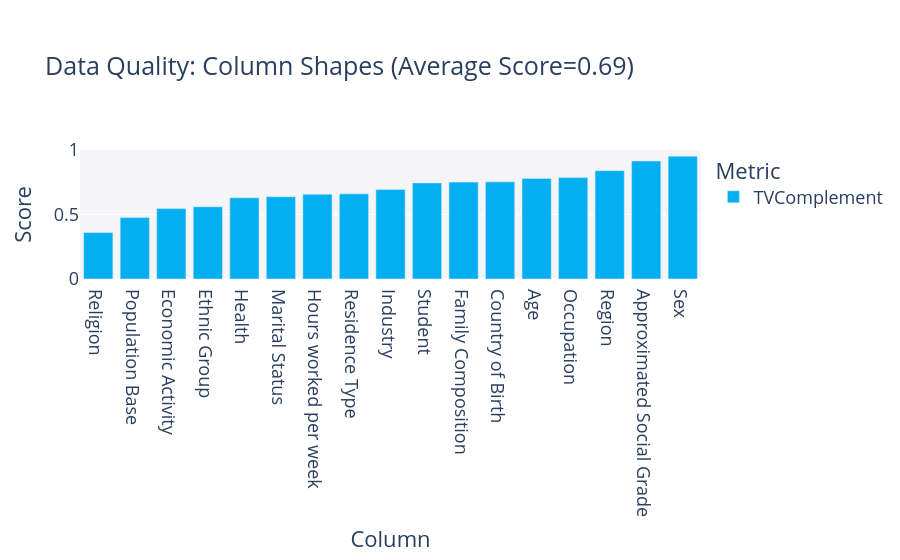

The cell this chart's notebook holds for it:
### Markdown cell above
## Statistical similarity evaluation

### Code cell
metadata = convert_metadata_to_sdm_format(full_ds.description.schema)
quality_report = QualityReport()
quality_report.generate(train_ds.data, synth_data.data, metadata)
fig = quality_report.get_visualization(property_name='Column Shapes')
fig.show()

results_exp['Column Pair Trends'] = quality_report.get_details('Column Pair Trends').mean()['Score']
results_exp['Column Shapes'] = quality_report.get_details('Column Shapes').mean()['Score']

### Figure 1 — Plotly figure (JSON) as saved in the notebook; plotly's stock layout.template omitted (floating-point values rounded to 4 significant figures)
{"data": [{"alignmentgroup": "True", "customdata": [["TVComplement"], ["TVComplement"], ["TVComplement"], ["TVComplement"], ["TVComplement"], ["TVComplement"], ["TVComplement"], ["TVComplement"], ["TVComplement"], ["TVComplement"], ["TVComplement"], ["TVComplement"], ["TVComplement"], ["TVComplement"], ["TVComplement"], ["TVComplement"], ["TVComplement"]], "hovertemplate": "<b>%{hovertext}</b><br><br>Metric=%{customdata[0]}<br>Score=%{y}<extra></extra>", "hovertext": ["Region", "Residence Type", "Family Composition", "Population Base", "Sex", "Age", "Marital Status", "Student", "Country of Birth", "Health", "Ethnic Group", "Religion", "Economic Activity", "Occupation", "Industry", "Hours worked per week", "Approximated Social Grade"], "legendgroup": "TVComplement", "marker": {"color": "#03AFF1", "pattern": {"shape": ""}}, "name": "TVComplement", "offsetgroup": "TVComplement", "orientation": "v", "showlegend": true, "textposition": "auto", "type": "bar", "x": ["Region", "Residence Type", "Family Composition", "Population Base", "Sex", "Age", "Marital Status", "Student", "Country of Birth", "Health", "Ethnic Group", "Religion", "Economic Activity", "Occupation", "Industry", "Hours worked per week", "Approximated Social Grade"], "xaxis": "x", "y": [0.84, 0.66, 0.751, 0.476, 0.952, 0.78, 0.638, 0.745, 0.753, 0.63, 0.56, 0.36, 0.546, 0.786, 0.694, 0.657, 0.915], "yaxis": "y"}], "layout": {"barmode": "relative", "font": {"size": 18}, "legend": {"title": {"text": "Metric"}, "tracegroupgap": 0}, "margin": {"t": 150}, "plot_bgcolor": "#F5F5F8", "title": {"text": "Data Quality: Column Shapes (Average Score=0.69)"}, "xaxis": {"anchor": "y", "categoryorder": "total ascending", "domain": [0, 1], "title": {"text": "Column"}}, "yaxis": {"anchor": "x", "domain": [0, 1], "range": [0, 1], "title": {"text": "Score"}}}}
